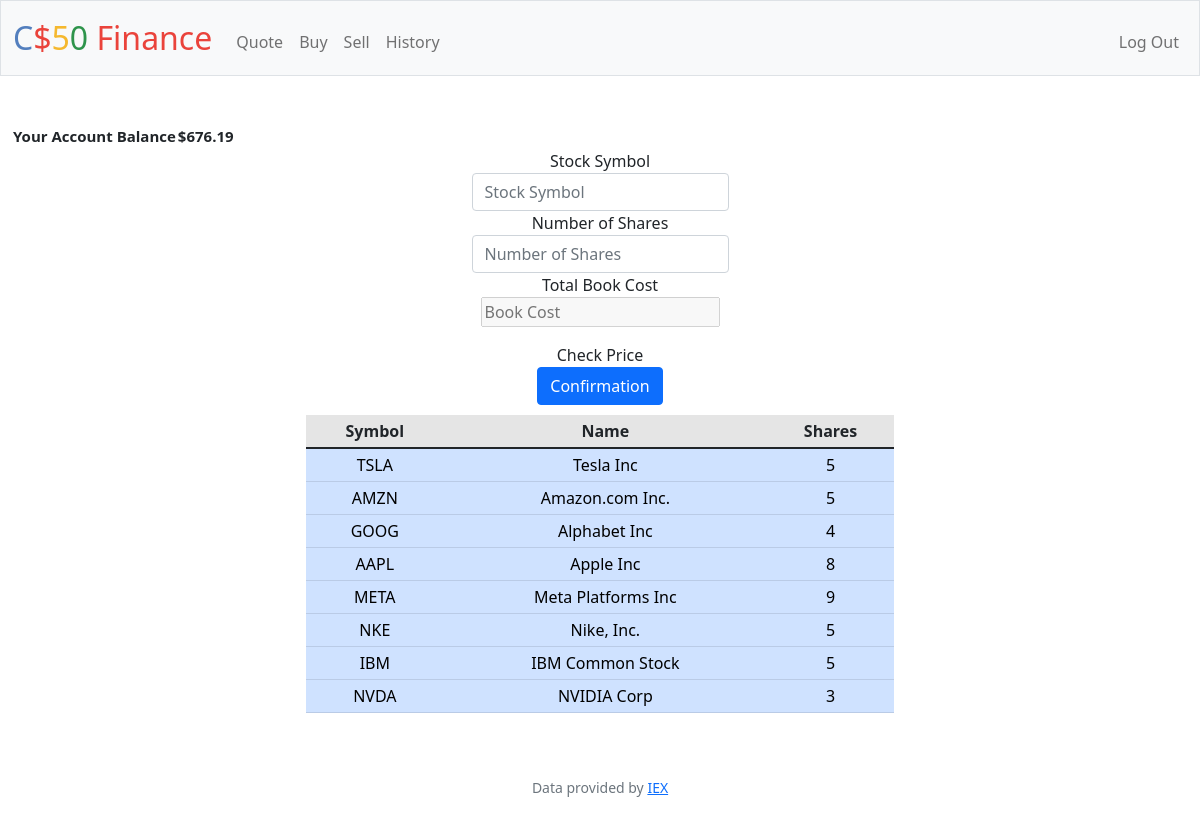
The app's page /sell (signed in), older data.
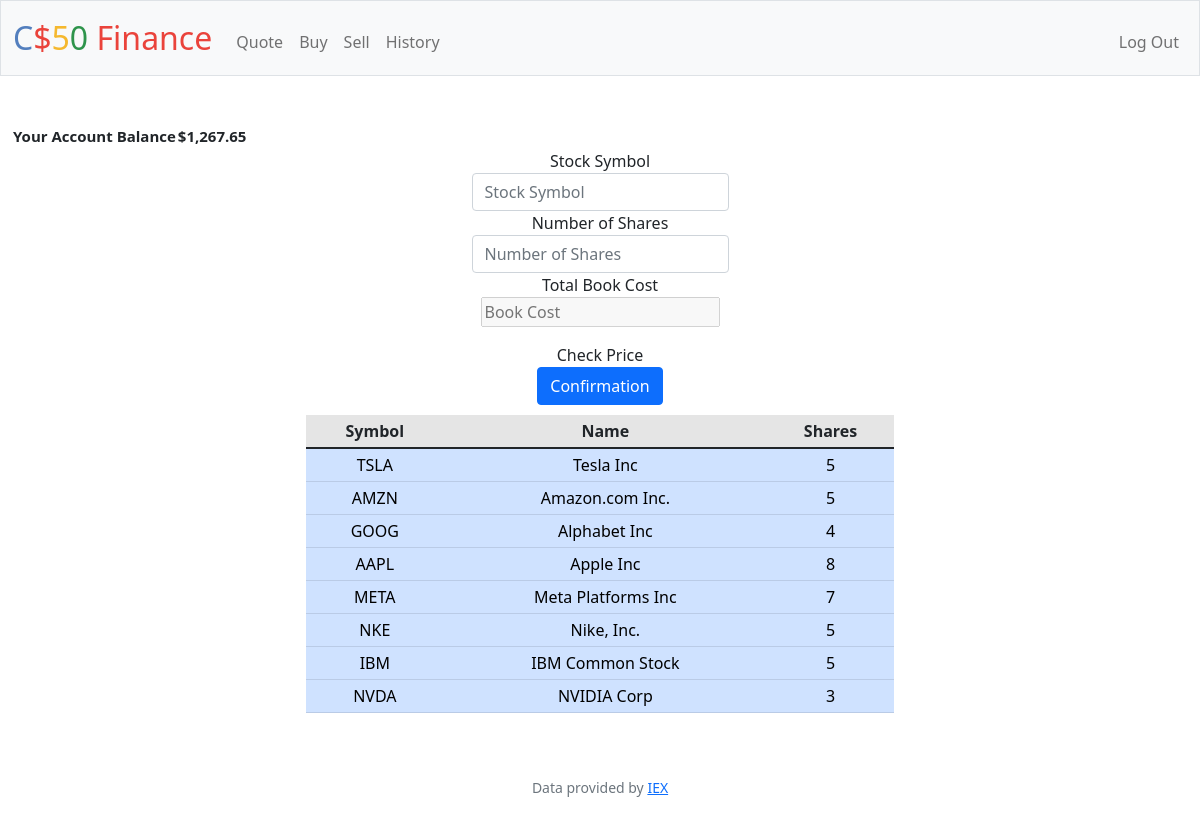
The same page, newer data.
### tables this page shows
CREATE TABLE stocks (symbol TEXT NOT NULL, user_id INTEGER NOT NULL, name TEXT NOT NULL, shares INTEGER NOT NULL, CHECK (shares >= 0), FOREIGN KEY (user_id) REFERENCES users(id));

### app.py (the view, shortened to what this page needs)
@app.route("/sell", methods=["GET", "POST"])
@login_required
def sell():
    id=session.get("user_id")
    rows = db.execute("SELECT * FROM users WHERE id= ?", id)
    cash=rows[0]["cash"]
    if len(rows) != 1:
        return apology("invalid username and/or password", 400)
    stocks = db.execute("SELECT * FROM stocks WHERE user_id= ?",id)
    if request.method == "GET":
        return render_template("sell.html",cash=usd(cash),stocks=stocks)

### app.py (called while the page is built)
@app.after_request
def after_request(response):
    response.headers["Cache-Control"] = "no-cache, no-store, must-revalidate"
    response.headers["Expires"] = 0
    response.headers["Pragma"] = "no-cache"
    return response

### helpers.py (called while the page is built)
def login_required(f):
    @wraps(f)
    def decorated_function(*args, **kwargs):
        if session.get("user_id") is None:
            return redirect("/login")
        return f(*args, **kwargs)
    return decorated_function

def usd(value):
    return f"${value:,.2f}"

### templates/sell.html (shortened to what this page needs)
{% extends "layout.html" %}
{% block main %}
<table class="screensize2">
    <tr>
        <th>Your Account Balance</th>
        <th>{{ cash }}</th>
    </tr>
</table>
{% if symbols %}
<h1>Your Sale Has Been Approved</h1>
<h2>Stock Sale Confirmation</h2>
<table class="table table-sm container screensize0">
    <thead class="table-active">
        <th scope="col">Symbol</th>
        <th scope="col">Name</th>
        <th scope="col">Price</th>
        <th scope="col">Number of Shares</th>
        <th scope="col">Total Book Cost</th>
    </thead>
    <tr class="table-primary">
        <td> {{ symbols["symbol"] }}</td>
        <td> {{ symbols["name"] }}</td>
        <td> {{ symbols["price"] }}</td>
        <td> {{ shares }}</td>
        <td> {{ salevalues }}</td>
    </tr>
</table>
{% else %}
<form action="/sell" method="post">
    <div class="mb-3">
        <label for="symbol" >Stock Symbol</label>
        <input autocomplete="off" autofocus class="form-control mx-auto w-auto" id="symbol" name="symbol" placeholder="Stock Symbol" type="text">
        <label for="shares" >Number of Shares</label>
        <input autocomplete="off" autofocus class="form-control mx-auto w-auto" id="shares" name="shares" placeholder="Number of Shares" type="text">
        <label for="bookcost" >Total Book Cost</label>
        <br>
        <input id="bookcost" name="bookcost" placeholder="Book Cost" type="text" disabled>
    </div>
    <div id="checkprice">Check Price</div>
    <button class="btn btn-primary" type="submit">Confirmation</button>
</form>
{% if stocks %}
<table class="table table-sm w-50 container screensize0">
    <thead class="table-active">
        <th>Symbol</th>
        <th>Name</th>
        <th>Shares</th>
    </thead>
        {% for stock in stocks %}
    <tr class="table-primary">
        <td> {{ stock["symbol"] }}</td>
        <td> {{ stock["name"] }}</td>
        <td> {{ stock["shares"] }}</td>
    </tr>
        {% endfor %}
</table>
{% else %}
<h1>There is no stock in your account.</h1>
{% endif %}
{% endif %}
{% endblock %}

Row changes from the older to the newer data that the page shows:
changed stocks "META": shares "9" → "7"
Text that changed along with them:
{{ cash }}: "$676.19" → "$1,267.65"
